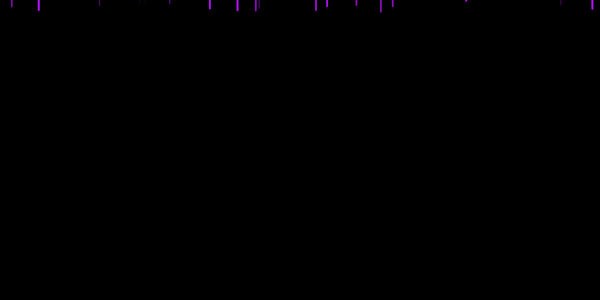
Frame 1 (no input)
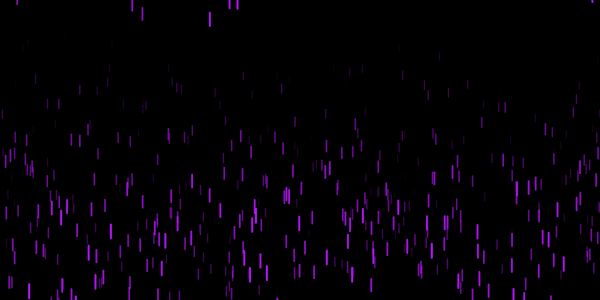
Frame 60 (no input)
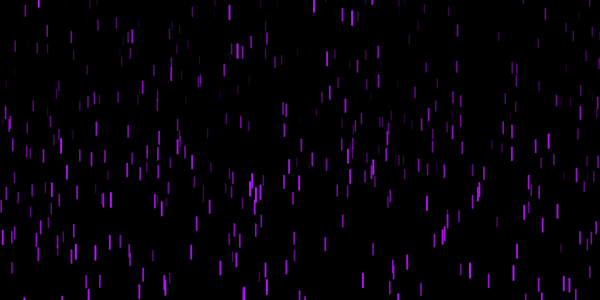
Frame 120 (the mouse pressed at the canvas centre since frame 60)

The p5.js sketch that drew these frames (run headless with seeded random() and noise() and a simulated clock; from frame 60 on, the mouse is pressed at the canvas centre):

// p5.js sketch
// ── sketch.js
var drops=[];
var dropNum = 500;
function setup() {
  createCanvas(600,300);
  for(var i=0; i<dropNum; i++){
    drops[i] = new raindrop(random(width),random(-200,0));
    }
  }

function draw() {

  background(0);
  //stroke(185,20,255);
  for (var i = 0; i<dropNum; i++) {
  drops[i].show();
  drops[i].fall();
  }
}

function raindrop(x,y){

  this.x = x;
  this.y = y;
  this.z = random(0,20);
  this.size = map(this.z,0,20,6,14);
  this.yspeed = map(this.z,0,20,2,5);
  this.yacc = 0.06;

  this.fall = function(){
    this.y= this.y + this.yspeed;
    this.yspeed = this.yspeed + this.yacc;
    if (this.y > height){
      this.y = random(-200,0);
      this.yspeed = map(this.z,0,20,2,5);
    }
  }

  this.show = function(){
    stroke(185,20,255,map(this.z,0,20,0,255));
    strokeWeight(map(this.z,0,20,1,2));
    line(this.x,this.y,this.x,this.y+this.size);
  }
}

// ── drop.js
function raindrop(x,y){

  this.x = x;
  this.y = y;
  this.z = random(0,20);
  this.size = map(this.z,0,20,6,14);
  this.yspeed = map(this.z,0,20,2,5);
  this.yacc = 0.06;

  this.fall = function(){
    this.y= this.y + this.yspeed;
    this.yspeed = this.yspeed + this.yacc;
    if (this.y > height){
      this.y = random(-200,0);
      this.yspeed = map(this.z,0,20,2,5);
    }
  }

  this.show = function(){
    stroke(185,20,255,map(this.z,0,20,0,255));
    strokeWeight(map(this.z,0,20,1,2));
    line(this.x,this.y,this.x,this.y+this.size);
  }
}

// ── lightening.js
function lightening(){
  this.start = function(){
    this.starttime = frameCount;
    this.lifespan = random (2,10);
    this.endtime = frameCount + this.lifespan;
    //this.color = color(0,0,100);
  }

  this.exists = function(){
    return (frameCount < this.endtime);
  }

  this.show = function(){
    //fill(this.color);
    fill(random(200,255),random(155,255));
    rect(0,0,width,height);
  }
}
